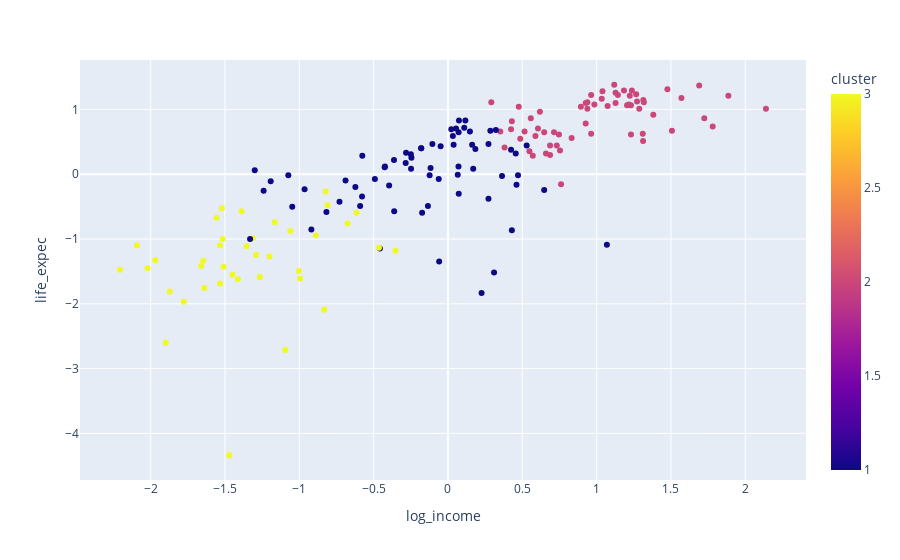

Write notebook code for a chart like this one.
### Code cell
fig = px.scatter(df_scaled, x="log_income", y="life_expec",
                 color='cluster')
  
fig.show()

### Figure 1 — Plotly figure (JSON) as saved in the notebook; plotly's stock layout.template omitted (floating-point values rounded to 4 significant figures; data arrays with more than 128 entries replaced by an {"elided": "..."} marker saying what was removed)
{"data": [{"hovertemplate": "log_income=%{x}<br>life_expec=%{y}<br>cluster=%{marker.color}<extra></extra>", "legendgroup": "", "marker": {"color": {"elided": "167 int values"}, "coloraxis": "coloraxis", "symbol": "circle"}, "mode": "markers", "name": "", "orientation": "v", "showlegend": false, "type": "scatter", "x": {"elided": "167 float values"}, "xaxis": "x", "y": {"elided": "167 float values"}, "yaxis": "y"}], "layout": {"coloraxis": {"colorbar": {"title": {"text": "cluster"}}, "colorscale": [[0, "#0d0887"], [0.1111, "#46039f"], [0.2222, "#7201a8"], [0.3333, "#9c179e"], [0.4444, "#bd3786"], [0.5556, "#d8576b"], [0.6667, "#ed7953"], [0.7778, "#fb9f3a"], [0.8889, "#fdca26"], [1, "#f0f921"]]}, "legend": {"tracegroupgap": 0}, "margin": {"t": 60}, "xaxis": {"anchor": "y", "domain": [0, 1], "title": {"text": "log_income"}}, "yaxis": {"anchor": "x", "domain": [0, 1], "title": {"text": "life_expec"}}}}
